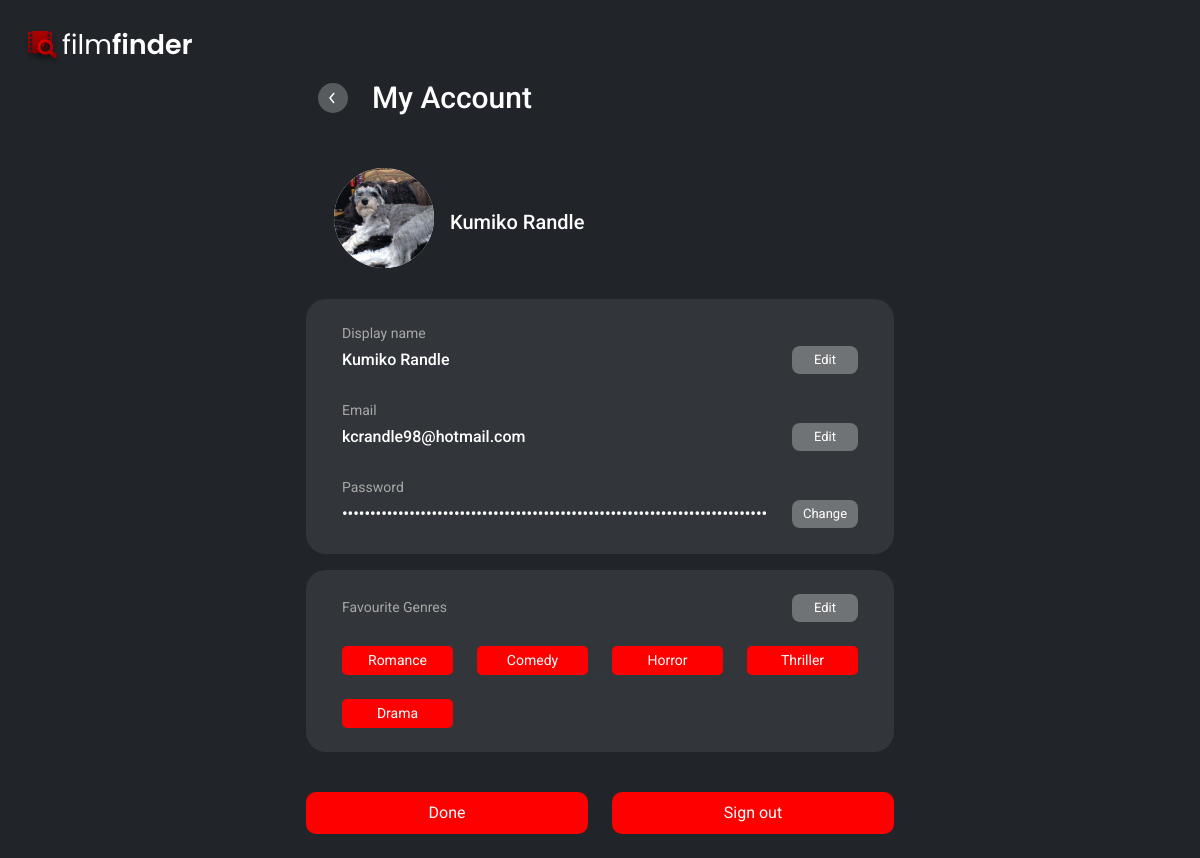
The page /account/ (signed in) on the database as committed earlier.
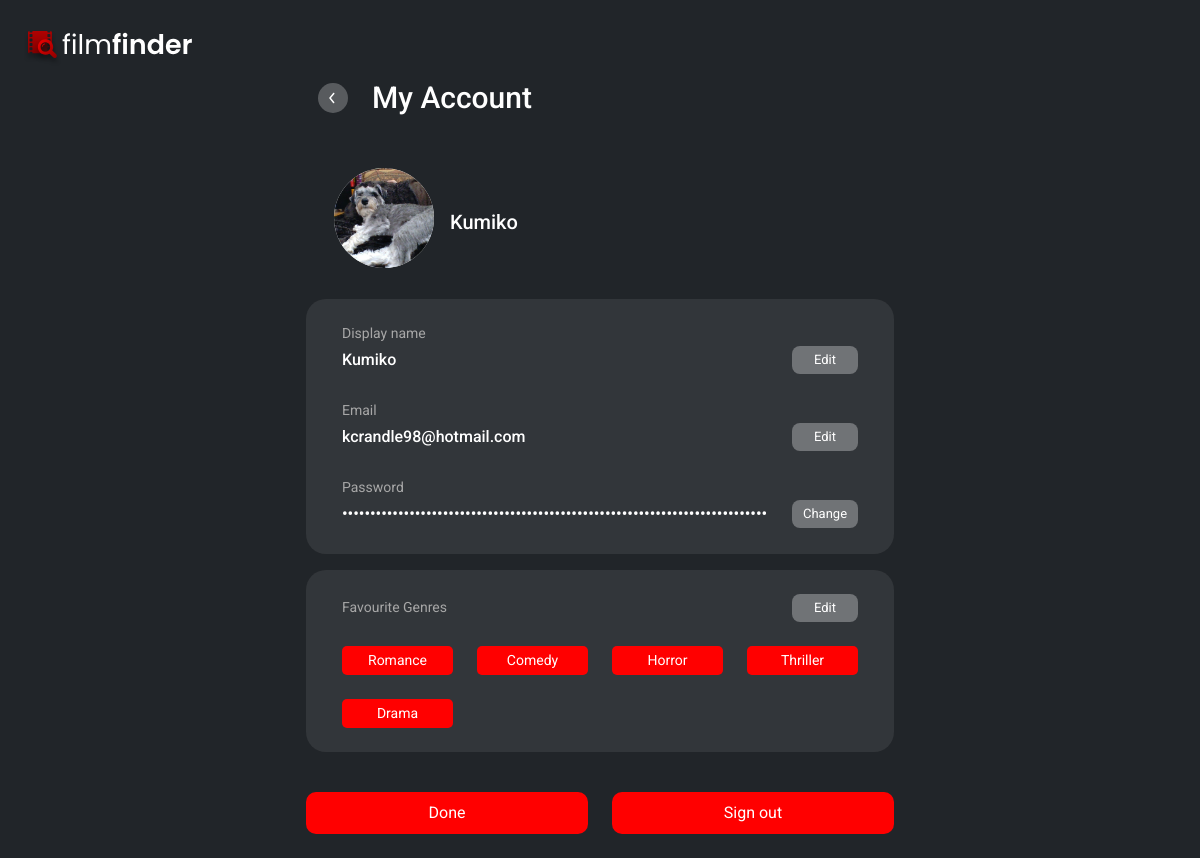
The same page on the database as committed later.
### accounts/models.py (models this page shows, shortened)
class User(AbstractBaseUser):
    email       = models.EmailField(max_length=255, unique=True)
    full_name   = models.CharField(max_length=255, null=True, blank=True)
    profile_pic = models.ImageField(upload_to=upload_image_path, null=True, blank=True, default="static/images/blank_avatar.png")
    active      = models.BooleanField(default=True)
    admin       = models.BooleanField(default=False)
    staff       = models.BooleanField(default=False)
    related     = models.CharField(max_length=255, blank=True, null=True)
    recent_searches      = models.CharField(max_length=255, blank=True, null=True)
    genres      = models.CharField(max_length=255, blank=True, null=True)
    USERNAME_FIELD  = 'email'
    REQUIRED_FIELDS = []
    objects = UserManager()
    def __str__(self):
        return self.email
    def get_profile_pic(self):
        if (self.profile_pic):
            return self.profile_pic.url
        return None
    def get_genres(self):
        if self.genres is not None:
            genres =  self.genres.split(",")
            genres = [x for x in genres if x]
            return genres
        return []

### accounts/views.py (the view)
# urls.py: path('account/', account_page, name="account"),
@csrf_exempt
@login_required
def account_page(request):
    genres = Genre.objects.all()
    user = User.objects.get(email = request.user)
    if request.method == "POST":
        full_name = request.POST.get('full_name', user.full_name)
        email = request.POST.get('email_form', user.email)
        user.full_name = full_name
        user.email = email
        print("{}, {}".format(full_name, email))
        user.save()
        return redirect('account')
    else:
        edit_form = UserUpdateForm(instance=user)
    context = {
        "title": "My Account",
        "form": edit_form,
        "genres": genres,
    }
    return render(request, "accounts/account.html", context)

### accounts/forms.py (shortened to what this page needs)
class UserUpdateForm(ModelForm):
    email = forms.EmailField()
    full_name = forms.CharField(widget=forms.TextInput(attrs={"class": 'form-control account_field px-0 py-1',"id": "full_name_box", "name": "full_name"}))
    old_password = forms.CharField()
    new_password1 = forms.CharField(widget=forms.PasswordInput)
    new_password2 = forms.CharField(label='Confirm password', widget=forms.PasswordInput)
    class Meta:
        model = User
        fields = (
            'email',
            'full_name',
            'profile_pic',
            'genres',
        )

### accounts/templates/accounts/account.html (shortened to what this page needs)
<!DOCTYPE html>
<html lang="en">
<head>
    {% load static %}
    <link href="https://cdn.jsdelivr.net/npm/bootstrap@5.0.0-beta2/dist/css/bootstrap.min.css" rel="stylesheet"
>
    <link rel="stylesheet" href="https://cdnjs.cloudflare.com/ajax/libs/font-awesome/4.7.0/css/font-awesome.min.css">
    <link rel="stylesheet" type="text/css" href="{% static 'css/main.css' %}">
</head>
<body class="bg-dark">
    <div class="container-fluid bg-dark pt-3 px-4 min-vh-100 d-flex flex-column">
        <nav class="navbar navbar-expand-lg navbar-dark bg-transparent">
            <div class="mr-auto">
                <a class="navbar-brand" href="{% url 'index' %}"><img src="{% static 'images\Logo.svg' %}"></a>
            </div>
        </nav>
        <div class="row">
            <div class="col-3"></div>
            <div class="col-6">
                <div class="row d-flex align-content-center">
                    <div class="col-12 d-flex align-content-center" style="height: 100%;">
                        <a class="d-flex align-self-center" href="{% url 'index' %}"
                            style="display: inline-block; height: inherit;">
                            <img src="{% static 'images\back_button.svg' %}"
                                style="height: inherit; height: 30px; width: auto;">
                        </a>
                        <p class="movie_title mb-0 px-4" style="display: inline-block;">My Account</p>
                    </div>
                </div>
                    <div class="row px-3 pb-2 pt-5">
                        <div class="col-12 d-flex align-items-center">
                            <div class="avatar_container">
                                <label for="file-input">
                                    <div class="account_avatar" style="border:none!important;">
                                        {% if request.user.get_profile_pic == None %}
                                        <img id="profile_pic" src="{% static 'images\blank_avatar.png' %}" alt="Avatar"
                                            style="width:40px;">
                                        {% else %}
                                        {% with request.user.get_profile_pic as url %}
                                        <img id="profile_pic" src="{{ url }}" alt="Avatar">
                                        {% endwith %}
                                        {% endif %}
                                    </div>
                                </label>
                            </div>
                            <p class="name mb-0 px-3" style="display: inline-block;">{{ user.full_name }}</p>
                        </div>
                    </div>
                    <div class="row p-4 account_div my-3">
                        <div class="col-12">
                            <div class="row">
                                <div class="col-12">
                                    <p class="account_subtitle mb-0">Display name</p>
                                </div>
                            </div>
                            <form id="edit-form-name" class="form" method="POST" action="{% url 'account' %}">{% csrf_token %}
                                <div class="row d-flex align-content-center justify-content-center">
                                        <div class="col-10">
                                            <input type="text" class="form-control account_field px-0 py-1" id="full_name_box"
                                                name="full_name" value="{{ user.full_name }}" disabled>
                                        </div>
                                        <div class="col-2 d-flex align-content-center justify-content-center">
                                            <button id="edit_name" type="button" class="edit_button py-1 align-self-center"
                                                style="width: 100%;" value="Edit" form="edit-form-name">Edit</button>
                                        </div>
                                </div>
                            </form>
                            <div class="row pt-4">
                                <div class="col-12">
                                    <p class="account_subtitle mb-0">Email</p>
                                </div>
                            </div>
                            <form id="edit-form-email" class="form" method="POST" action="{% url 'account' %}">{% csrf_token %}
                                <div class="row d-flex align-content-center justify-content-center">
                                        <div class="col-10">
                                            <input type="email" class="form-control account_field px-0 py-1" id="email_box"
                                                name="email_form" value="{{ user.email }}" disabled>
                                        </div>
                                        <div class="col-2 mx-0 d-flex align-content-center justify-content-center">
                                            <button id="edit_email" type="button" class="edit_button py-1 align-self-center"
                                                style="width: 100%;" value="Edit" form="edit-form-email">Edit</button>
                                        </div>
                                </div>
                            </form>
                            <div class="row pt-4">
                                <div class="col-12">
                                    <p class="account_subtitle mb-0">Password</p>
                                </div>
                            </div>
                            <div class="row d-flex align-content-center justify-content-center">
                                <div class="col-10">
                                    <input type="password" class="form-control account_field px-0 py-1"
                                        id="{{ form.old_password.id_for_label }}"
                                        name="{{ form.old_password.html_name }}" value="{{ user.password }}" disabled>
                                </div>
                                <div class="col-2 d-flex align-content-center justify-content-center">
                                    <button class="edit_button py-1 align-self-center" type="button"
                                        style="width: 100%;" value="Change">Change</button>
                                </div>
                            </div>
                        </div>
                    </div>
                    <div class="row p-4 my-3 account_div">
                        <div class="col-12">
                            <div class="row">
                                <div class="col-10 d-flex align-items-center">
                                    <p class="account_subtitle mb-0">Favourite Genres</p>
                                </div>
                                <div class="col-2 d-flex align-items-center">
                                    <button class="edit_button py-1" type="button" style="width: 100%;" value="Edit"
                                        data-bs-toggle="modal" data-bs-target="#genreModal">Edit</button>
                                </div>
                            </div>
                            {% for genre in user.get_genres %}
                            {% if forloop.counter0|divisibleby:4 %}
                            <div class="row text-center pt-4">
                                {% endif %}
                                <div class="col-3">
                                    <p class="mb-0 fav_genre px-2 py-1">{{ genre }}</p>
                                </div>
                                {% if forloop.counter|divisibleby:4 %}
                            </div>
                            {% endif %}
                            {% if forloop.last and not forloop.counter|divisibleby:4 %}
                            </div>
                            {% endif %}
                            {% endfor %}
                        </div>
                    </div>
            <div class="row d-flex align-content-center pt-4 pb-4 px-0">
                <div class="col-6 d-flex justify-content-end ps-0">
                    <button type="submit" class="btn btn-default account_button py-2" form="edit-form">Done</button>
                </div>
                <div class="col-6 d-flex justify-content-start pe-0">
                    <a href="{% url 'logout' %}" class="btn btn-default account_button py-2">Sign out</a>
                </div>
            </div>
        </div>
        <div class="col-3"></div>
    </div>
    </div>
</body>
</html>

### static/css/main.css (style rules this page uses)
html, body { font-family: 'Roboto', sans-serif; }
div { -webkit-transition: height .25s ease; -moz-transition: height .25s ease; transition: height .25s ease; }
.movie_title { color: white; font-size: 30px; font-weight: 500; }
.account_div { background: rgba(255, 255, 255, 0.08); border-radius: 20px; }
.account_button { color: white; background-color: red; border-radius: 10px; width: 100%; }
.edit_button { border: none; border-radius: 8px; background-color: rgba(255, 255, 255, 0.3); color: white; width: 100%; font-size: 13px; }
.account_field:disabled { background-color: transparent !important; border: none; color: white; font-weight: 500; }
.account_field { font-weight: 500; }
.account_subtitle { color: #A7A7A7; font-size: 14px; }
.name { color: white; font-size: 20px; font-weight: 500; }
.account_avatar { display: flex; position: relative; background-color: white; justify-content: center; align-items: center; width: 100px; height: 100px; border-radius: 50%; overflow: hidden; float: left; border-style: double; border-color: white; cursor: pointer; }
.avatar_container { cursor: pointer; position: relative; }
.fav_genre { color:white; background-color: red; border-radius: 5px; font-size: 14px; }

Rows that differ between the two databases and show on the page:
changed User "kcrandle98@hotmail.com": full_name "Kumiko Randle" → "Kumiko"
